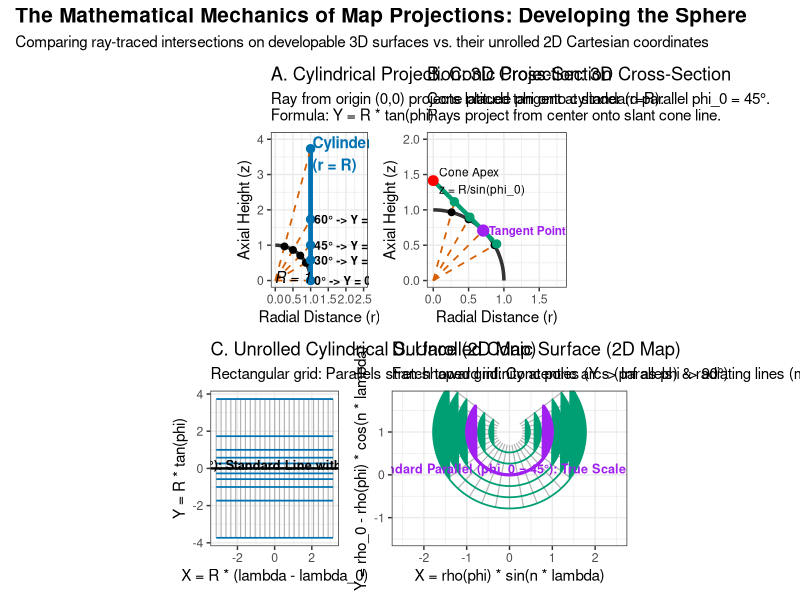

Reproduce this figure in R.
# ==============================================================================
# Geometric and Mathematical Foundations of Cylindrical and Conic Projections
# ==============================================================================

# Install required libraries if missing
# install.packages(c("data.table", "ggplot2", "patchwork"))

library(data.table)
library(ggplot2)
library(patchwork)

# ------------------------------------------------------------------------------
# Part 1: Cross-Section Ray-Tracing Geometry (Side Profile in r-z Plane)
# ------------------------------------------------------------------------------
cat("Generating cross-section ray-tracing geometries...\n")

R <- 1 # Unit Earth Radius

# 1.1 Sphere Profile (Quarter Circle: 0 to 90 degrees latitude)
angles_rad <- seq(0, pi/2, length.out = 200)
dt_sphere <- data.table(
  r = R * cos(angles_rad),
  z = R * sin(angles_rad)
)

# 1.2 Ray Tracing Angles (Equator, 30°, 45°, 60°, 75°)
target_lats_deg <- c(0, 30, 45, 60, 75)
target_lats_rad <- target_lats_deg * (pi / 180)

# --- Cylindrical Cross-Section Geometry ---
# Cylinder touches at Equator (r = R = 1, z goes from 0 to 4)
dt_cyl_surface <- data.table(r = c(R, R), z = c(0, 3.8))

# Rays from origin (0,0) to cylinder at r = 1: z_cyl = R * tan(phi)
dt_cyl_rays <- rbindlist(lapply(target_lats_rad, function(p) {
  z_hit <- R * tan(p)
  data.table(
    lat_deg = round(p * 180 / pi),
    r_start = 0, z_start = 0,
    r_sphere = R * cos(p), z_sphere = R * sin(p),
    r_cyl = R, z_cyl = z_hit
  )
}))

# --- Conic Cross-Section Geometry (Tangent at phi_0 = 45°) ---
phi_0 <- 45 * (pi / 180)
apex_z <- R / sin(phi_0) # Apex height on z-axis = 1 / sin(45°) ≈ 1.414

# Cone slant line: connects Apex (0, apex_z) to Tangent Point (cos(phi_0), sin(phi_0)) and extends
dt_cone_surface <- data.table(
  r = c(0, cos(phi_0), 1.2 * cos(phi_0)),
  z = c(apex_z, sin(phi_0), sin(phi_0) - 0.2 * (apex_z - sin(phi_0)))
)

# Rays intersecting the tangent cone slant line
# Slant line equation in (r, z): z - sin(phi_0) = -tan(90 - phi_0) * (r - cos(phi_0))
# Ray equation: z = tan(phi) * r
# Intersection: r_hit = (sin(phi_0) + cot(phi_0)*cos(phi_0)) / (tan(phi) + cot(phi_0))
cot_phi0 <- 1 / tan(phi_0)
dt_cone_rays <- rbindlist(lapply(target_lats_rad[target_lats_rad > 0 & target_lats_rad <= 75 * pi / 180], function(p) {
  r_hit <- (sin(phi_0) + cot_phi0 * cos(phi_0)) / (tan(p) + cot_phi0)
  z_hit <- r_hit * tan(p)
  data.table(
    lat_deg = round(p * 180 / pi),
    r_start = 0, z_start = 0,
    r_sphere = R * cos(p), z_sphere = R * sin(p),
    r_cone = r_hit, z_cone = z_hit
  )
}))

# ------------------------------------------------------------------------------
# Part 2: Unrolling Developable Surfaces to 2D Coordinates (X, Y)
# ------------------------------------------------------------------------------
cat("Computing unrolled 2D map grids from analytical equations...\n")

# Longitude: -180° to 180°, Latitude: -75° to 75° (excluding poles for stability)
grid_lons <- seq(-180, 180, by = 15)
grid_lats <- seq(-75, 75, by = 15)

# --- A. Unrolling Cylindrical Grid ---
# Formula: X = R * lambda, Y = R * tan(phi) (Central Cylindrical)
cyl_meridians <- rbindlist(lapply(grid_lons, function(lon) {
  lats <- seq(-75, 75, length.out = 100)
  data.table(
    lon = lon,
    lat = lats,
    X = R * (lon * pi / 180),
    Y = R * tan(lats * pi / 180),
    group = paste0("lon_", lon)
  )
}))

cyl_parallels <- rbindlist(lapply(grid_lats, function(lat) {
  lons <- seq(-180, 180, length.out = 100)
  data.table(
    lon = lons,
    lat = lat,
    X = R * (lons * pi / 180),
    Y = R * tan(lat * pi / 180),
    group = paste0("lat_", lat)
  )
}))

# --- B. Unrolling Conic Grid ---
# Formula: Simple Conic (Equidistant) tangent at phi_0 = 45° N
# n = sin(phi_0), rho(phi) = R * cot(phi_0) - R * (phi - phi_0)
# theta = n * (lambda - lambda_0), X = rho * sin(theta), Y = rho_0 - rho * cos(theta)
n_const <- sin(phi_0)
rho_0 <- R * cot_phi0

conic_meridians <- rbindlist(lapply(grid_lons, function(lon) {
  lats <- seq(0, 85, length.out = 100)
  lats_rad <- lats * pi / 180
  rho <- rho_0 - R * (lats_rad - phi_0)
  theta <- n_const * (lon * pi / 180)
  data.table(
    lon = lon,
    lat = lats,
    X = rho * sin(theta),
    Y = rho_0 - rho * cos(theta),
    group = paste0("lon_", lon)
  )
}))

conic_parallels <- rbindlist(lapply(seq(0, 85, by = 15), function(lat) {
  lons <- seq(-180, 180, length.out = 200)
  lat_rad <- lat * pi / 180
  rho <- rho_0 - R * (lat_rad - phi_0)
  theta <- n_const * (lons * pi / 180)
  data.table(
    lon = lons,
    lat = lat,
    X = rho * sin(theta),
    Y = rho_0 - rho * cos(theta),
    group = paste0("lat_", lat)
  )
}))

# ------------------------------------------------------------------------------
# Part 3: Rendering the 4-Panel Educational Layout
# ------------------------------------------------------------------------------
cat("Plotting geometry profiles and unrolled coordinates...\n")

# Panel 1: Cylindrical Cross-Section Geometry
p1_geo <- ggplot() +
  geom_path(data = dt_sphere, aes(x = r, y = z), size = 1.2, color = "gray20") +
  geom_segment(data = dt_cyl_surface, aes(x = r[1], y = z[1], xend = r[2], yend = z[2]), 
               size = 1.5, color = "#0072B2") +
  geom_segment(data = dt_cyl_rays, aes(x = 0, y = 0, xend = r_cyl, yend = z_cyl), 
               linetype = "dashed", color = "#D55E00", size = 0.6) +
  geom_point(data = dt_cyl_rays, aes(x = r_sphere, y = z_sphere), color = "black", size = 2) +
  geom_point(data = dt_cyl_rays, aes(x = r_cyl, y = z_cyl), color = "#0072B2", size = 2.5) +
  geom_text(data = dt_cyl_rays[lat_deg <= 60], aes(x = r_cyl + 0.1, y = z_cyl, label = paste0(lat_deg, "° -> Y = ", round(z_cyl, 2))), 
            hjust = 0, size = 3, fontface = "bold") +
  annotate("text", x = 0.5, y = 0.1, label = "R = 1", fontface = "italic") +
  annotate("text", x = 1.05, y = 3.6, label = "Cylinder Surface\n(r = R)", color = "#0072B2", fontface = "bold", hjust = 0) +
  coord_fixed(xlim = c(0, 2.5), ylim = c(0, 4)) +
  labs(
    title = "A. Cylindrical Projection: 3D Cross-Section",
    subtitle = "Ray from origin (0,0) projects latitude phi onto cylinder (r=R):\nFormula: Y = R * tan(phi)",
    x = "Radial Distance (r)", y = "Axial Height (z)"
  ) +
  theme_bw()

# Panel 2: Conic Cross-Section Geometry
p2_geo <- ggplot() +
  geom_path(data = dt_sphere, aes(x = r, y = z), size = 1.2, color = "gray20") +
  geom_path(data = dt_cone_surface, aes(x = r, y = z), size = 1.5, color = "#009E73") +
  geom_segment(data = dt_cone_rays, aes(x = 0, y = 0, xend = r_cone, yend = z_cone), 
               linetype = "dashed", color = "#D55E00", size = 0.6) +
  geom_point(data = dt_cone_rays, aes(x = r_sphere, y = z_sphere), color = "black", size = 2) +
  geom_point(data = dt_cone_rays, aes(x = r_cone, y = z_cone), color = "#009E73", size = 2.5) +
  annotate("point", x = 0, y = apex_z, color = "red", size = 3) +
  annotate("text", x = 0.08, y = apex_z, label = "Cone Apex\nz = R/sin(phi_0)", hjust = 0, size = 3) +
  annotate("point", x = cos(phi_0), y = sin(phi_0), color = "purple", size = 3.5) +
  annotate("text", x = cos(phi_0) + 0.08, y = sin(phi_0), label = "Tangent Point (phi_0 = 45°)", color = "purple", fontface = "bold", hjust = 0, size = 3) +
  coord_fixed(xlim = c(0, 1.8), ylim = c(0, 2)) +
  labs(
    title = "B. Conic Projection: 3D Cross-Section",
    subtitle = "Cone placed tangent at standard parallel phi_0 = 45°.\nRays project from center onto slant cone line.",
    x = "Radial Distance (r)", y = "Axial Height (z)"
  ) +
  theme_bw()

# Panel 3: Unrolled Cylindrical Map Grid
p3_unroll <- ggplot() +
  geom_line(data = cyl_meridians, aes(x = X, y = Y, group = group), color = "gray70", size = 0.4) +
  geom_line(data = cyl_parallels, aes(x = X, y = Y, group = group), color = "#0072B2", size = 0.6) +
  geom_hline(yintercept = 0, color = "black", size = 0.8) +
  annotate("text", x = 0, y = 0.2, label = "Equator (phi = 0°): Standard Line with Zero Distortion", fontface = "bold", size = 3.2) +
  coord_fixed(ylim = c(-3.8, 3.8)) +
  labs(
    title = "C. Unrolled Cylindrical Surface (2D Map)",
    subtitle = "Rectangular grid: Parallels stretch toward infinity at poles (Y -> Inf as phi -> 90°)",
    x = "X = R * (lambda - lambda_0)", y = "Y = R * tan(phi)"
  ) +
  theme_bw()

# Panel 4: Unrolled Conic Map Grid
p4_unroll <- ggplot() +
  geom_line(data = conic_meridians, aes(x = X, y = Y, group = group), color = "gray70", size = 0.4) +
  geom_line(data = conic_parallels, aes(x = X, y = Y, group = group), color = "#009E73", size = 0.6) +
  geom_line(data = conic_parallels[lat == 45], aes(x = X, y = Y), color = "purple", size = 1.1) +
  annotate("text", x = 0, y = 0.15, label = "Standard Parallel (phi_0 = 45°): True Scale Arc", color = "purple", fontface = "bold", size = 3.2) +
  coord_fixed(xlim = c(-2.5, 2.5), ylim = c(-1.5, 1.8)) +
  labs(
    title = "D. Unrolled Conic Surface (2D Map)",
    subtitle = "Fan-shaped grid: Concentric arcs (parallels) & radiating lines (meridians)",
    x = "X = rho(phi) * sin(n * lambda)", y = "Y = rho_0 - rho(phi) * cos(n * lambda)"
  ) +
  theme_bw()

# Combine All 4 Panels (Top: Geometric Cross-sections, Bottom: Unrolled 2D Map Grids)
master_projection_plot <- (p1_geo | p2_geo) / (p3_unroll | p4_unroll) +
  plot_annotation(
    title = "The Mathematical Mechanics of Map Projections: Developing the Sphere",
    subtitle = "Comparing ray-traced intersections on developable 3D surfaces vs. their unrolled 2D Cartesian coordinates",
    theme = theme(plot.title = element_text(face = "bold", size = 15))
  )

print(master_projection_plot)
